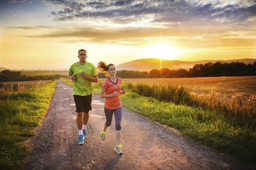
#> input picture example.png, 256 x 170 px, shrunk from 913 x 608 before the run
$ python speclena.py   (older library calls are emulated)
#> lines starting #> are read from the running program, lines starting #| are printed output that depends on the picture
"""
=========================================
Segmenting the picture of Lena in regions
=========================================

This example uses :ref:`spectral_clustering` on a graph created from
voxel-to-voxel difference on an image to break this image into multiple
partly-homogeneous regions.

This procedure (spectral clustering on an image) is an efficient
approximate solution for finding normalized graph cuts.

There are two options to assign labels:

* with 'kmeans' spectral clustering will cluster samples in the embedding space
  using a kmeans algorithm
* whereas 'discrete' will iteratively search for the closest partition
  space to the embedding space.
"""
print(__doc__)

# Author: Gael Varoquaux <gael.varoquaux@normalesup.org>, Brian Cheung
# License: BSD 3 clause

import time

import numpy as np
import scipy as sp
import matplotlib.pyplot as plt

from sklearn.feature_extraction import image
from sklearn.cluster import spectral_clustering

import skimage
from skimage import data
from skimage import transform
from skimage import io
from scipy import misc

lena = io.imread('example.png',as_grey=True)[::2, ::2]
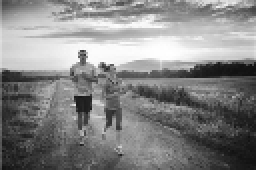
#> lena: shape (85, 128) float64 (shown 2 times larger); min 0.0647, max 1, mean 0.523
lena = skimage.transform.rescale(lena, 0.5, order=1)
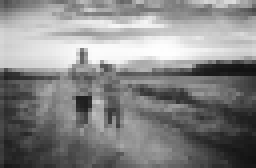
#> lena: shape (42, 64) float64 (shown 4 times larger); min 0.0703, max 0.999, mean 0.524

#lena = sp.misc.lena()
# Downsample the image by a factor of 4
#lena = lena[::2, ::2] + lena[1::2, ::2] + lena[::2, 1::2] + lena[1::2, 1::2]
#lena = lena[::2, ::2] + lena[1::2, ::2] + lena[::2, 1::2] + lena[1::2, 1::2]

# Convert the image into a graph with the value of the gradient on the
# edges.
graph = image.img_to_graph(lena)

# Take a decreasing function of the gradient: an exponential
# The smaller beta is, the more independent the segmentation is of the
# actual image. For beta=1, the segmentation is close to a voronoi
beta = 5
eps = 1e-6
graph.data = np.exp(-beta * graph.data / lena.std()) + eps
#> graph.data = 13228 values, max 1 at index 716, min 1e-06 at index 11414, mean 0.415

# Apply spectral clustering (this step goes much faster if you have pyamg
# installed)
N_REGIONS = 7

###############################################################################
# Visualize the resulting regions

for assign_labels in ('kmeans', 'discretize'):
    t0 = time.time()
    labels = spectral_clustering(graph, n_clusters=N_REGIONS,
                                 assign_labels=assign_labels,
                                 random_state=1)
    t1 = time.time()
    labels = labels.reshape(lena.shape)

    plt.figure(figsize=(5, 5))
    plt.imshow(lena,   cmap=plt.cm.gray)
    for l in range(N_REGIONS):
        plt.contour(labels == l, contours=1,
                    colors=[plt.cm.spectral(l / float(N_REGIONS)), ])
    plt.xticks(())
    plt.yticks(())
    plt.title('Spectral clustering: %s, %.2fs' % (assign_labels, (t1 - t0)))
#> this loop made 2 passes
#> pass 1, `labels = labels.reshape(lena.shape)`:
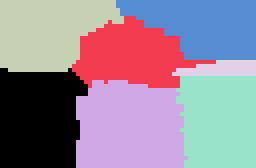
#> labels: shape (42, 64) int32 (shown 4 times larger); 7 distinct labels, from 0 to 6; one colour per label, 0 black
#> pass 2, `labels = labels.reshape(lena.shape)`:
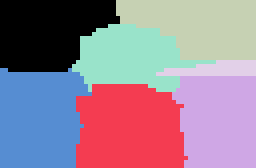
#> labels: shape (42, 64) int64 (shown 4 times larger); 7 distinct labels, from 0 to 6; one colour per label, 0 black

plt.show()
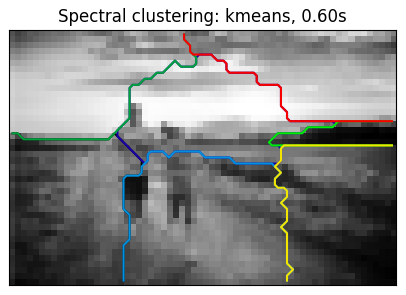
#> figure drawn by matplotlib, 1 panel
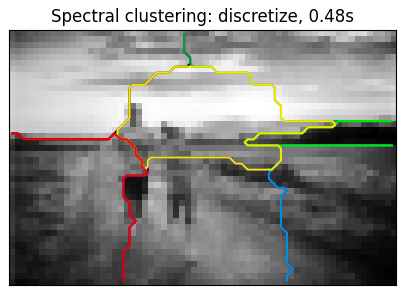
#> figure drawn by matplotlib, 1 panel
